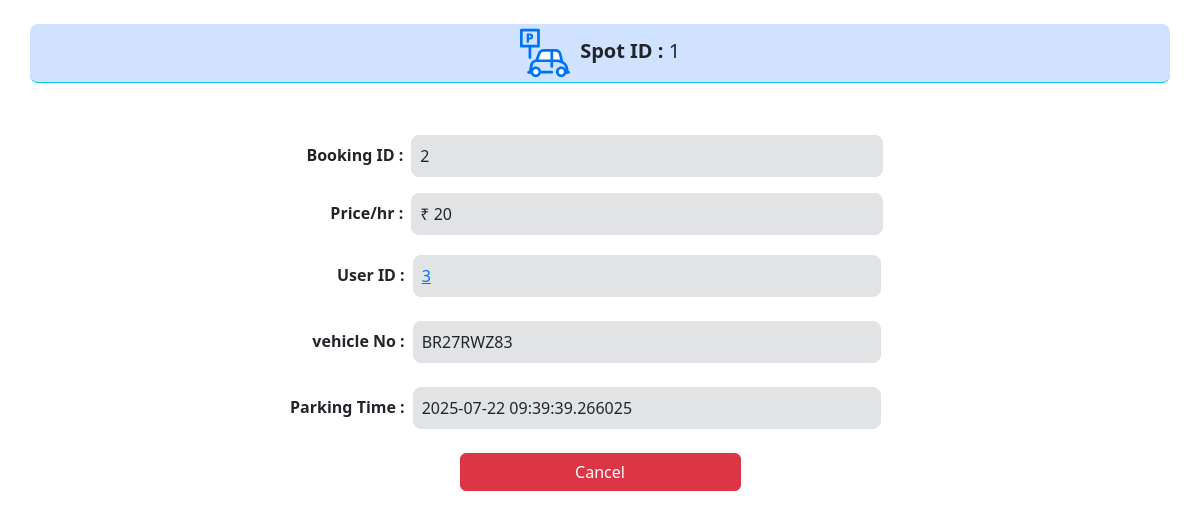
Screenshot of /booking/2 (signed in) with the database file from the repository.
### application/models.py (models this page shows)
class Booking(db.Model):
    id = db.Column(db.Integer(), primary_key=True, autoincrement=True)
    user_id = db.Column(db.Integer(), db.ForeignKey('user.id'), nullable=False)
    lot_id = db.Column(db.Integer(), db.ForeignKey('parking_lot.id'), nullable=True)
    spot_id = db.Column(db.Integer(), db.ForeignKey('parking_spot.id'), nullable=True)
    parking = db.Column(db.DateTime(), nullable=False)
    leaving = db.Column(db.DateTime(), nullable=True)
    vehicle_no = db.Column(db.String(), nullable=False)
    cost = db.Column(db.Integer(), nullable= True)
    price = db.Column(db.Integer(),nullable=False)

### application/controllers.py (the view)
@app.route('/booking/<int:id>', methods=["GET","POST"])
def viewbooking(id):
    if 'user' not in session:
        return redirect(url_for('login'))
    u=User.query.get(session['user'])
    if u.is_admin==True:
        b=Booking.query.get(id)
        if b:
            return render_template('viewbooking.html', booking=b)
        else:
            flash("Invalid booking ID")
            return redirect(url_for("admin"))
    return redirect(url_for('user'))

### templates/viewbooking.html
{% extends 'template.jinja' %}
{% block body %}
<div class="container mt-4">
    <div class="row rounded-3 border-bottom border-info mb-5 bg-primary-subtle justify-content-center">
        <div class="col fs-5 p-1 text-center"> <img src="/static/parking.svg" width="50" height="50" alt="ParkHere">
            <b>&nbsp;Spot ID : </b>{{booking.spot_id}}
        </div>
    </div>
    <div class="row justify-content-center mb-2 p-1">
        <div class="col-3 p-2 text-end"> <b>Booking ID :</b>
        </div>
        <div class="col-5 bg-secondary-subtle border rounded-3 p-2 ">{{booking.id}}
        </div>
        <div class="col-2 ">
        </div>
    </div>
    <div class="row justify-content-center mb-2 p-1">
        <div class="col-3 p-2 text-end"> <b>Price/hr :</b>
        </div>
        <div class="col-5 bg-secondary-subtle border rounded-3 p-2 ">₹ {{booking.price}}
        </div>
        <div class="col-2 ">
        </div>
    </div>
    <div class="row justify-content-center mb-2 p-2">
        <div class="col-3 p-2 text-end"> <b>User ID :</b>
        </div>
        <div class="col-5 bg-secondary-subtle border rounded-3 p-2 "> <a href="/users/{{booking.user_id}}">{{booking.user_id}}</a>
        </div>
        <div class="col-2 ">
        </div>
    </div>
    <div class="row justify-content-center mb-2 p-2">
        <div class="col-3 p-2 text-end"> <b>vehicle No :</b>
        </div>
        <div class="col-5 bg-secondary-subtle border rounded-3 p-2">{{booking.vehicle_no}}
        </div>
        <div class="col-2">
        </div>
    </div>
    <div class="row justify-content-center mb-2 p-2">
        <div class="col-3 p-2 text-end"> <b>Parking Time :</b>
        </div>
        <div class="col-5 bg-secondary-subtle border rounded-3 p-2 ">{{booking.parking}}
        </div>
        <div class="col-2 ">
        </div>
    </div>
    <form method="post" class="row justify-content-center mb-2 p-2">
        <a class='col-3 btn btn-danger' href="/editlot/{{booking.lot_id}}">Cancel</a>
    </form>
</div>
{% endblock %}

### rows the page displays
Booking: spot_id "1", id "2", price "20", user_id "3", vehicle_no "BR27RWZ83", parking "2025-07-22 09:39:39.266025"
